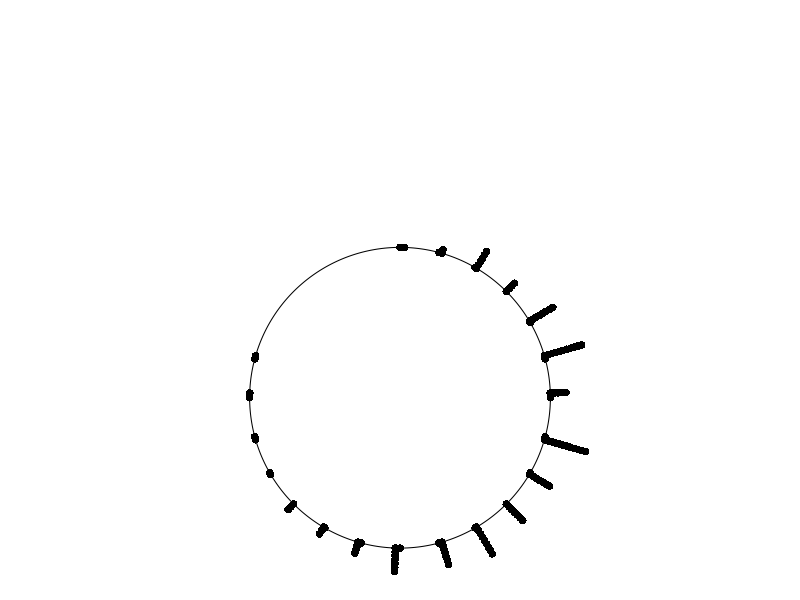
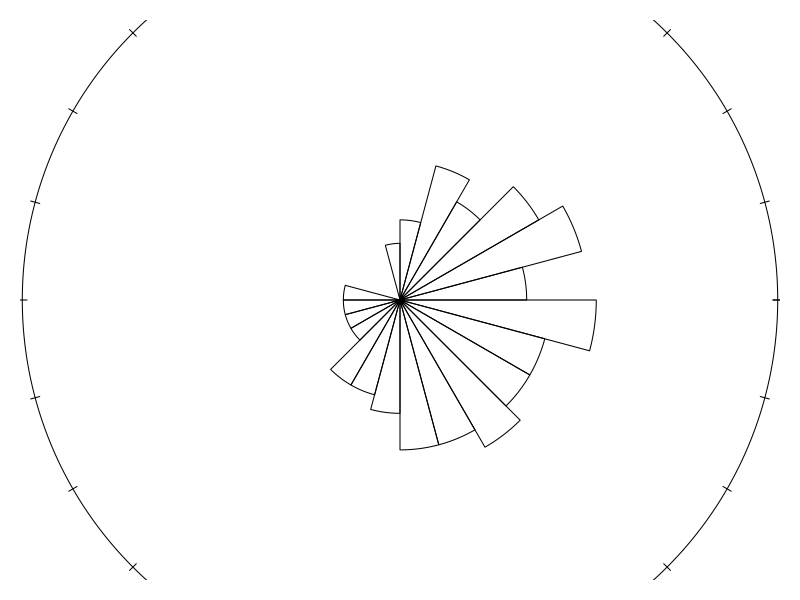
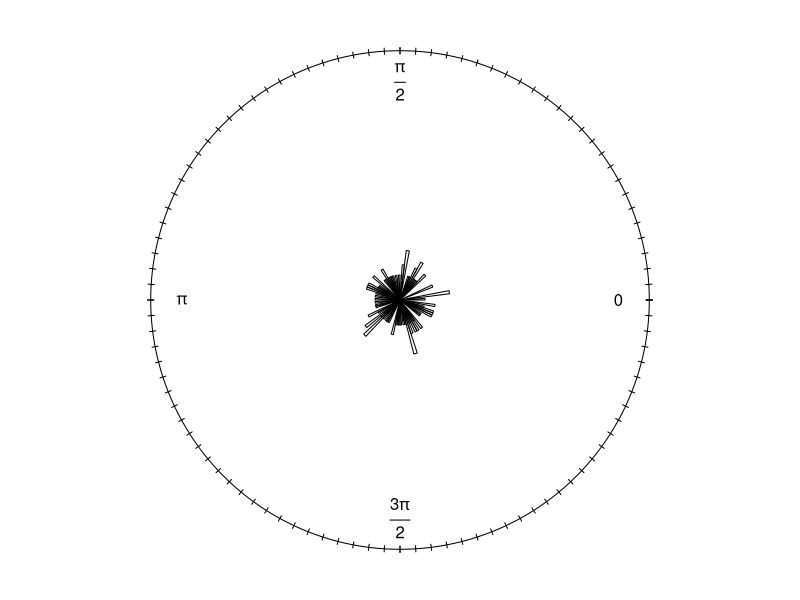
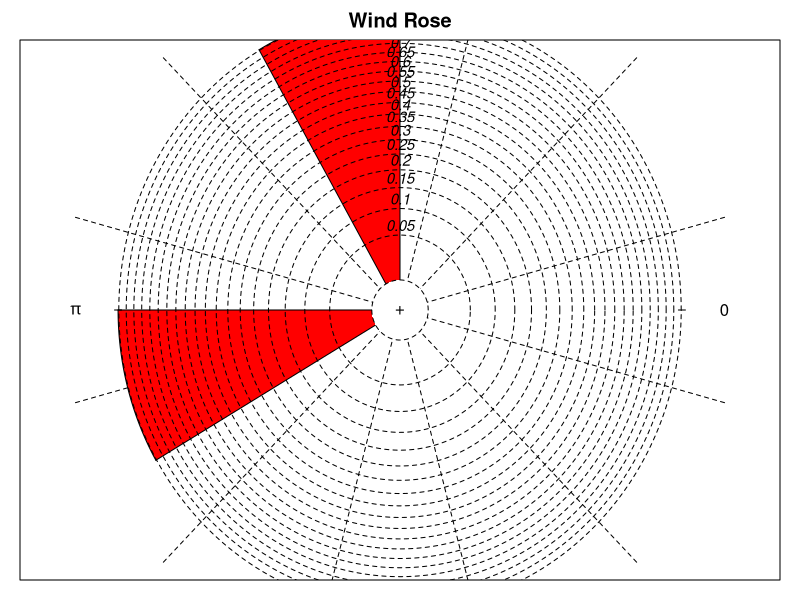
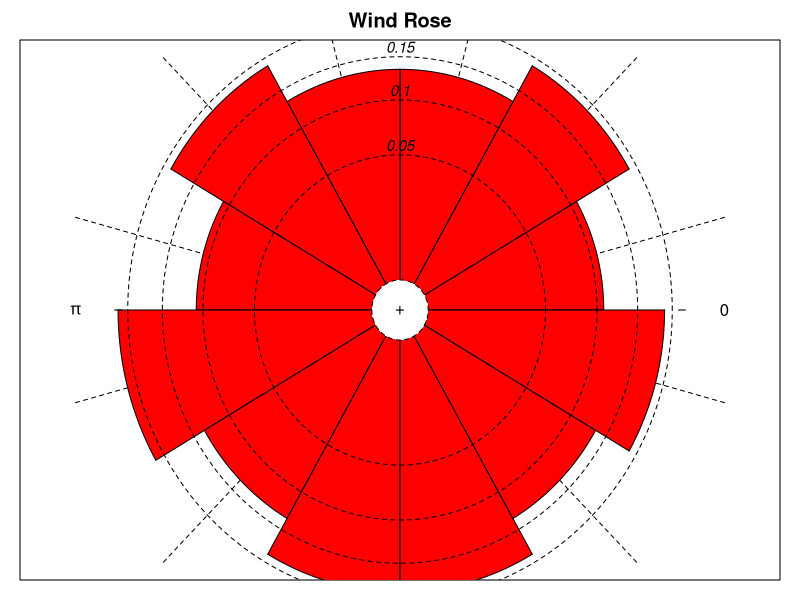
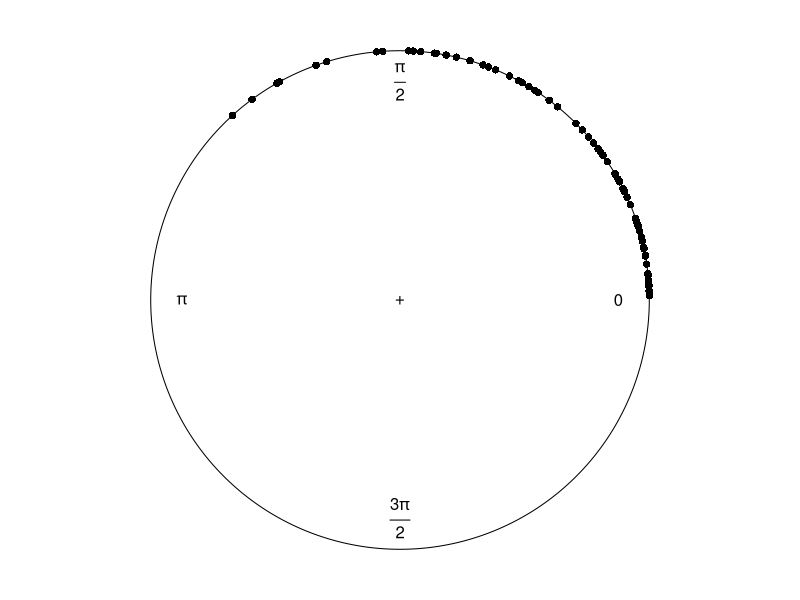

Generate these figures, in order, with R: (Note: this script raises an error after producing the figures.)

set.seed(1)

library(circular)
# generate 100 random numbers
X=rbeta(100,shape1=2,shape2=4)*24
?
X
Omega=2*pi*X/24
summary(Omega)

# These units are in radians
Omegat=2*pi*trunc(X)/24
Omegat


H=circular(Omega,type="angle",units="radians",rotation="clock")
Ht=circular(Omegat,type="angle",units="radians",rotation="clock")
par(mar=c(1,1,1,1))
plot(Ht, stack=FALSE, shrink=1.3, cex=1.03,
     axes=FALSE,tol=0.8,zero=c(rad(90)),bins=24,ylim=c(0,1))
points(Ht, rotation = "clock", zero =c(rad(90)),
       col = "1", cex=1.03, stack=TRUE )
?rose.diag
rose.diag(Ht-pi/2,bins=24,shrink=0.33,xlim=c(-2,2),ylim=c(-2,2),
          axes=FALSE,prop=1.5)
Ht

?rose.diag

bad <- circular(X)
rose.diag(bad)

x <- circular(c(pi, pi/3, pi/4))
print(x)
is.circular(x)

windrose(x=c(pi,pi/2),y=c(0.5,1))


# generate some data from scratch
degrees <- seq(from=0,to=355,by=5)
conc <- abs(rnorm(0,1,n=length(degrees)))

# scale data to do wind rose
conc100 <- 100*conc
conc100

?plot.windrose

windrose(degrees,conc)

?rose.diag
plot.circular(conc)

r <- 1
theta <- 2*pi/8
width <- 2*pi/16

plot.circle <- function(thetas,r,width) {
  for(i in 1:length(thetas)) {
    x <- c(0,r[i]*cos(theta[i]+width),r*cos(theta[i]-width))
    y <- c(0,r[i]*sin(theta[i]+width),r*sin(theta[i]-width))
    cat(theta[i])
    polygon(x,y)  
  }
}

# example
plot.new()
plot.window(c(-2,2),c(-2,2))
plot.triangle(pi/8,1,pi/16)
plot.triangle(pi/4,0.5,pi/16)

plot.triangle <- function(theta,r,width) {
  x <- c(0,r*cos(theta+width),r*cos(theta-width))
  y <- c(0,r*sin(theta+width),r*sin(theta-width))
  return(polygon(x,y))  
}

plot.circle <- function(theta,r,width) {
  for(i in 1:length(theta)) {
    plot.triangle(theta[i],r[i],width)
  }
}


library(plotrix)

testpos<-seq(0,350,by=10)
polar.plot(testlen,testpos,main="Test Polar Plot",lwd=3,line.col=4)
oldpar<-polar.plot(0,testpos,main="Test Clockwise Polar Plot",
                   radial.lim=c(0,15),start=90,clockwise=TRUE,lwd=3,line.col=4,rp.type="s")
angle8 <- seq(0,pi*2-pi*2/32,pi*2/32)
conc8 <- abs(rnorm(mean=5,sd=1,n=32))
plot.circle(angle8,conc8,width=pi/32)


conc8 <- abs(rnorm(mean=5,sd=1,n=32))

myplot <- function(conc) {
  # plot gridlines
  oldpar<-polar.plot(0,testpos,main="",
                     radial.lim=c(0,15),start=90,clockwise=TRUE,lwd=3,line.col=4,rp.type="s")

  # figure out the angle measures
  segments <- length(conc)
  seg.width <- pi*2/segments
  angle <- seq(0,pi*2-seg.width,seg.width)

  plot.circle(angle,conc,width=seg.width/2)
}

myplot(abs(rnorm(mean=10,sd=2,n=72)))
